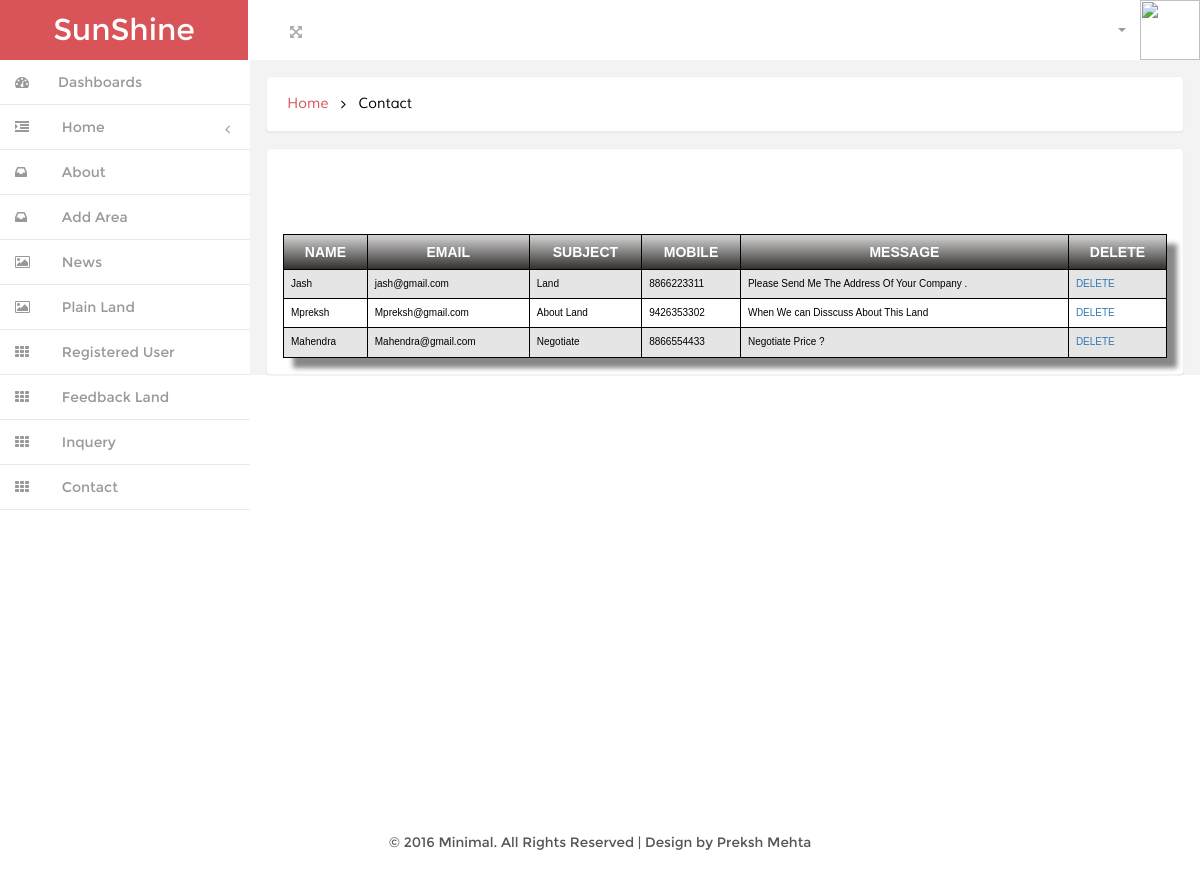
The app's page /admin/layout.php (signed in) with its own data.
### tables this page shows
CREATE TABLE IF NOT EXISTS `contact` (
  `id` int(10) NOT NULL AUTO_INCREMENT,
  `name` varchar(30) NOT NULL,
  `emaill` varchar(25) NOT NULL,
  `subje` varchar(50) NOT NULL,
  `mono` varchar(13) NOT NULL,
  `msg` varchar(200) NOT NULL,
  PRIMARY KEY (`id`)
);

### admin/layout.php (the view, shortened to what this page needs)
<!DOCTYPE HTML>
<html>
<head>
<link href="css/bootstrap.min.css" rel='stylesheet' type='text/css' />
<link href="css/style.css" rel='stylesheet' type='text/css' />
<link href="css/font-awesome.css" rel="stylesheet">
<link href="css/custom.css" rel="stylesheet">
</head>
<body>
<?php require_once 'header.php'; ?>
	  <?php require_once 'sidebar.php'; ?>
<div id="wrapper">
		 <div id="page-wrapper" class="gray-bg dashbard-1">
       <div class="content-main">
		   <div class="banner">
				<h2>
				<a href="index.php">Home</a>
				<i class="fa fa-angle-right"></i>
				<span>Contact</span>
				</h2>
		    </div>
 	<div class="asked">
			<form action="" method="post" enctype="multipart/form-data">
				<br/><br/><br/>
				<div class="CSSTableGenerator" >
                <table >
                    <tr>
                        <td>
                            NAME
                        </td>
                        <td >
                            EMAIL
                        </td>
                        <td>
                            SUBJECT
                        </td>
						<td>
                            MOBILE
                        </td>
                        <td >
                            MESSAGE
                        </td>
                        <td>
                            DELETE
                        </td>
                    </tr>
						<?php
							$o=mysql_query("select * from contact");
							while($d=mysql_fetch_array($o))
							{
						?>
							<tr>
								<td><?php echo $d['name'];?></td>
								<td><?php echo $d['emaill'];?></td>
								<td><?php echo $d['subje'];?></td>
								<td><?php echo $d['mono'];?></td>
								<td><?php echo $d['msg'];?></td>
								<td><a href="del_contact.php?id=<?php echo $d['id'];?>">DELETE</a></td>
							</tr>
						<?php
							}
						?>
                </table>
            </div>
			</form>
	</div>
		</div>
		</div>
       </div>
<div class="copy">
            <p> &copy; 2016 Minimal. All Rights Reserved | Design by Preksh Mehta </p>
</div>
		</div>
</body>
</html>

### admin/css/style.css (style rules this page uses)
h4, h5, h6, h1, h2, h3 { margin: 0; }
p { margin: 0; }
html, body { font-family:'Montserrat-Regular'; font-size: 100%; background:#F3F3F4; overflow-x: hidden; }
body a { transition:0.5s all; -webkit-transition:0.5s all; -moz-transition:0.5s all; -o-transition:0.5s all; -ms-transition:0.5s all; }
div#wrapper { background-color: #fff; }
@media (min-width: 768px) { #page-wrapper { position: inherit; margin: 0 0 0 240px; min-height: 1000px; } }
.content-main { background-color: #F3F3F4; padding-top: 1em; }
.banner { background: #fff; display: block; margin: 0em 1em ; padding:1em; border: 1px solid #ebeff6; border-color: #ebeff6; border-radius: 4px; -webkit-border-radius: 4px; -o-border-radius: 4px; -moz-border-radius: 4px; -ms-border-radius: 4px; -webkit-box-shadow: 0 1px 1px rgba(0,0,0,.05); box-shadow: 0 1px 1px rgba(0,0,0,.05); }
.banner h2 { font-size:0.9em; }
.banner h2 a { color:#D95459; text-decoration:none; font-family: 'Muli-Regular'; padding:0.3em ; }
.banner h2 span { color:#000; font-family: 'Muli-Regular'; padding:0.3em ; }
.banner h2 i { color:#000; vertical-align:middle; padding:0.3em ; }
.asked { padding: 1em; background: #fff; margin: 1em; border: 1px solid #ebeff6; border-radius: 4px; -webkit-border-radius: 4px; -o-border-radius: 4px; -moz-border-radius: 4px; -ms-border-radius: 4px; -webkit-box-shadow: 0 1px 1px rgba(0,0,0,.05); box-shadow: 0 1px 1px rgba(0,0,0,.05); }
.copy { background:#fff; text-align:center; padding:1.5em 0; }
.copy p, .copy-right p { font-size:0.85em; color:#555; }

### admin/css/custom.css (style rules this page uses)
#wrapper { width: 100%; }
#page-wrapper { min-height: 568px; }
@media (min-width:768px) { #page-wrapper { position: inherit; margin: 0 0 0 250px; } }

### admin/layout.php (style rules this page uses)
.CSSTableGenerator { margin:0px;padding:0px; width:100%; box-shadow: 10px 10px 5px #888888; border:1px solid #000000; -moz-border-radius-bottomleft:0px; -webkit-border-bottom-left-radius:0px; border-bottom-left-radius:0px; -moz-border-radius-bottomright:0px; -webkit-border-bottom-right-radius:0px; border-bottom-right-radius:0px; -moz-border-radius-topright:0px; -webkit-border-top-right-radius:0px; border-top-right-radius:0px; -moz-border-radius-topleft:0px; -webkit-border-top-left-radius:0px; border-top-left-radius:0px; }
.CSSTableGenerator table { border-collapse: collapse; border-spacing: 0; width:100%; height:100%; margin:0px;padding:0px; }
.CSSTableGenerator tr:last-child td:last-child { -moz-border-radius-bottomright:0px; -webkit-border-bottom-right-radius:0px; border-bottom-right-radius:0px; }
.CSSTableGenerator table tr:first-child td:first-child { -moz-border-radius-topleft:0px; -webkit-border-top-left-radius:0px; border-top-left-radius:0px; }
.CSSTableGenerator table tr:first-child td:last-child { -moz-border-radius-topright:0px; -webkit-border-top-right-radius:0px; border-top-right-radius:0px; }
.CSSTableGenerator tr:last-child td:first-child { -moz-border-radius-bottomleft:0px; -webkit-border-bottom-left-radius:0px; border-bottom-left-radius:0px; }
.CSSTableGenerator tr:nth-child(odd) { background-color:#ffffff; }
.CSSTableGenerator tr:nth-child(even) { background-color:#e5e5e5; }
.CSSTableGenerator td { vertical-align:middle; border:1px solid #000000; border-width:0px 1px 1px 0px; text-align:left; padding:7px; font-size:10px; font-family:Arial; font-weight:normal; color:#000000; }
.CSSTableGenerator tr:last-child td { border-width:0px 1px 0px 0px; }
.CSSTableGenerator tr td:last-child { border-width:0px 0px 1px 0px; }
.CSSTableGenerator tr:last-child td:last-child { border-width:0px 0px 0px 0px; }
.CSSTableGenerator tr:first-child td { background:-o-linear-gradient(bottom, #cccccc 5%, #33302e 100%); background:-webkit-gradient( linear, left top, left bottom, color-stop(0.05, #cccccc), color-stop(1, #33302e) ); background:-moz-linear-gradient( center top, #cccccc 5%, #33302e 100% ); filter:progid:DXImageTransform.Microsoft.gradient(startColorstr="#cccccc", endColorstr="#33302e"); background: -o-linear-gradient(top,#cccccc,33302e); background-color:#cccccc; border:0px solid #000000; text-align:center; border-width:0px 0px 1px 1px; font-size:14px; font-family:Arial; font-weight:bold; color:#ffffff; }
.CSSTableGenerator tr:first-child td:first-child { border-width:0px 0px 1px 0px; }
.CSSTableGenerator tr:first-child td:last-child { border-width:0px 0px 1px 1px; }

### records on screen
contact: name "Jash", emaill "jash@gmail.com", subje "Land", mono "8866223311", msg "Please Send Me The Address Of Your Company ."
contact: name "Mpreksh", emaill "Mpreksh@gmail.com", subje "About Land", mono "9426353302", msg "When We can Disscuss About This Land"
contact: name "Mahendra", emaill "Mahendra@gmail.com", subje "Negotiate", mono "8866554433", msg "Negotiate Price ?"
